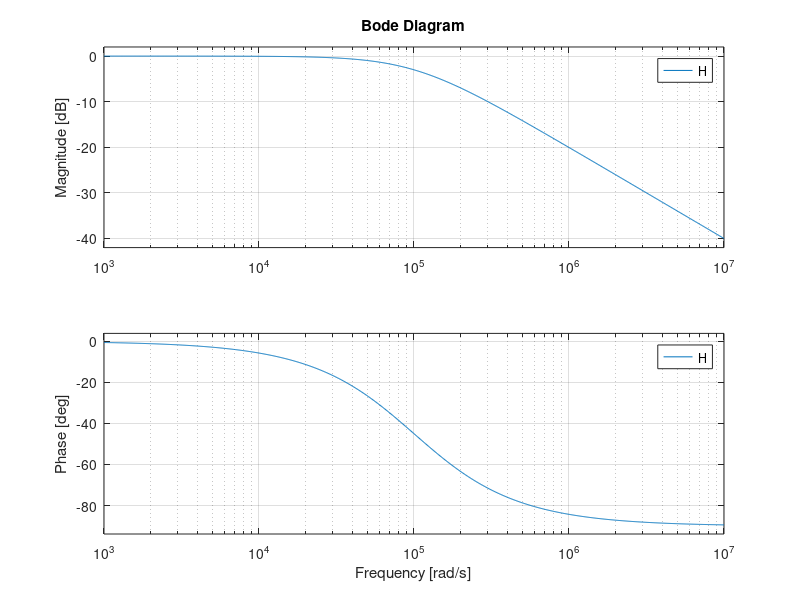

The MATLAB source for this figure: (Note: this script raises an error after producing the figure.)
clear
clc

r = 1e4;
c = 1e-9;

H = tf([0 1/(r*c)], [1 1/(r * c)]);
bode(H)

num = 1/(2 * pi * r * c);
den = 1/(1e3 * j + num);
[mag1, phase1] = bod(num,den);
den = 1/(1e4 * j + num);
[mag2, phase2] = bod(num,den);
den = 1/(5e4 * j + num);
[mag3, phase3] = bod(num,den);

function [mag, phase] = bod(num, den)
    mag = 20*log10(abs(num/den));
    phase = angle(num) - angle(den);
    phase = rad2deg(phase);
end
